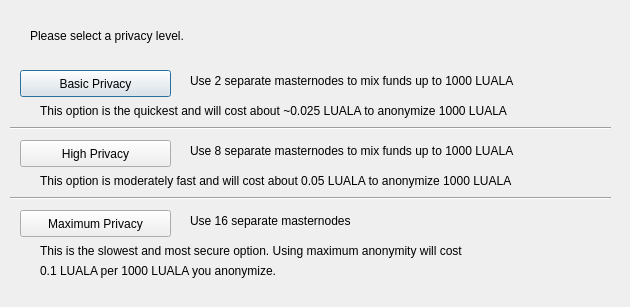
<?xml version="1.0" encoding="UTF-8"?>
<ui version="4.0">
 <class>DarksendConfig</class>
 <widget class="QDialog" name="DarksendConfig">
  <property name="geometry">
   <rect>
    <x>0</x>
    <y>0</y>
    <width>630</width>
    <height>307</height>
   </rect>
  </property>
  <property name="windowTitle">
   <string>Configure PrivateSend</string>
  </property>
  <widget class="QPushButton" name="buttonBasic">
   <property name="geometry">
    <rect>
     <x>20</x>
     <y>70</y>
     <width>151</width>
     <height>27</height>
    </rect>
   </property>
   <property name="text">
    <string>Basic Privacy</string>
   </property>
  </widget>
  <widget class="QPushButton" name="buttonHigh">
   <property name="geometry">
    <rect>
     <x>20</x>
     <y>140</y>
     <width>151</width>
     <height>27</height>
    </rect>
   </property>
   <property name="text">
    <string>High Privacy</string>
   </property>
  </widget>
  <widget class="QPushButton" name="buttonMax">
   <property name="geometry">
    <rect>
     <x>20</x>
     <y>210</y>
     <width>151</width>
     <height>27</height>
    </rect>
   </property>
   <property name="text">
    <string>Maximum Privacy</string>
   </property>
  </widget>
  <widget class="QLabel" name="label">
   <property name="geometry">
    <rect>
     <x>30</x>
     <y>20</y>
     <width>571</width>
     <height>31</height>
    </rect>
   </property>
   <property name="text">
    <string>Please select a privacy level.</string>
   </property>
  </widget>
  <widget class="QLabel" name="label_2">
   <property name="geometry">
    <rect>
     <x>190</x>
     <y>70</y>
     <width>421</width>
     <height>21</height>
    </rect>
   </property>
   <property name="text">
    <string>Use 2 separate masternodes to mix funds up to 1000 LUALA</string>
   </property>
  </widget>
  <widget class="QLabel" name="label_3">
   <property name="geometry">
    <rect>
     <x>190</x>
     <y>140</y>
     <width>411</width>
     <height>21</height>
    </rect>
   </property>
   <property name="text">
    <string>Use 8 separate masternodes to mix funds up to 1000 LUALA</string>
   </property>
  </widget>
  <widget class="QLabel" name="label_4">
   <property name="geometry">
    <rect>
     <x>190</x>
     <y>210</y>
     <width>421</width>
     <height>21</height>
    </rect>
   </property>
   <property name="text">
    <string>Use 16 separate masternodes</string>
   </property>
  </widget>
  <widget class="QLabel" name="label_6">
   <property name="geometry">
    <rect>
     <x>40</x>
     <y>100</y>
     <width>561</width>
     <height>21</height>
    </rect>
   </property>
   <property name="text">
    <string>This option is the quickest and will cost about ~0.025 LUALA to anonymize 1000 LUALA</string>
   </property>
  </widget>
  <widget class="QLabel" name="label_7">
   <property name="geometry">
    <rect>
     <x>40</x>
     <y>170</y>
     <width>561</width>
     <height>21</height>
    </rect>
   </property>
   <property name="text">
    <string>This option is moderately fast and will cost about 0.05 LUALA to anonymize 1000 LUALA</string>
   </property>
  </widget>
  <widget class="QLabel" name="label_8">
   <property name="geometry">
    <rect>
     <x>40</x>
     <y>240</y>
     <width>561</width>
     <height>21</height>
    </rect>
   </property>
   <property name="text">
    <string>This is the slowest and most secure option. Using maximum anonymity will cost</string>
   </property>
  </widget>
  <widget class="QLabel" name="label_9">
   <property name="geometry">
    <rect>
     <x>40</x>
     <y>260</y>
     <width>561</width>
     <height>21</height>
    </rect>
   </property>
   <property name="text">
    <string>0.1 LUALA per 1000 LUALA you anonymize.</string>
   </property>
  </widget>
  <widget class="Line" name="line">
   <property name="geometry">
    <rect>
     <x>10</x>
     <y>120</y>
     <width>601</width>
     <height>16</height>
    </rect>
   </property>
   <property name="orientation">
    <enum>Qt::Horizontal</enum>
   </property>
  </widget>
  <widget class="Line" name="line_2">
   <property name="geometry">
    <rect>
     <x>10</x>
     <y>190</y>
     <width>601</width>
     <height>16</height>
    </rect>
   </property>
   <property name="orientation">
    <enum>Qt::Horizontal</enum>
   </property>
  </widget>
 </widget>
 <resources/>
 <connections/>
</ui>
